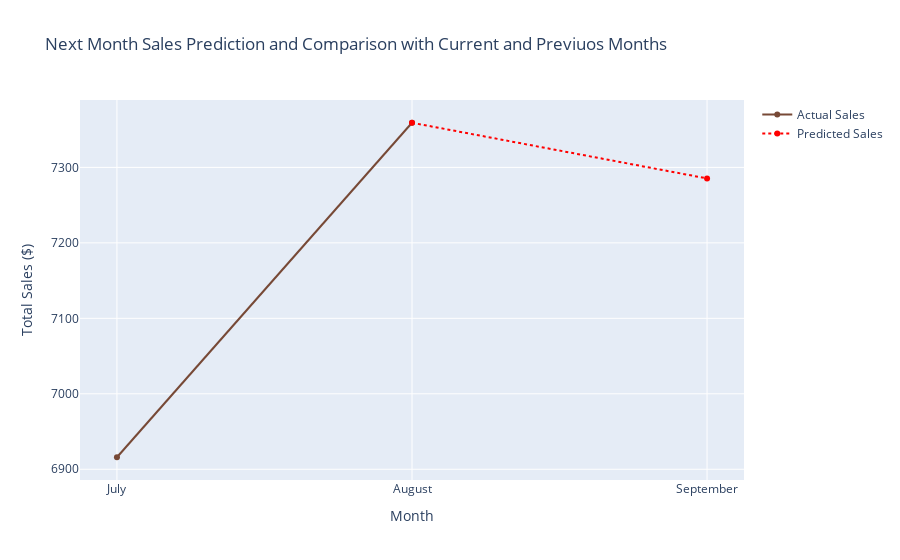

Source (notebook cell):
### Code cell
fig = go.Figure()

fig.add_trace(go.Scatter(x=results_dynamic_rf_df['Month'][:-1], y=results_dynamic_rf_df['Total Sales'][:-1],
                         mode='lines+markers', name='Actual Sales', line=dict(color='#774936')))

fig.add_trace(go.Scatter(x=results_dynamic_rf_df['Month'][-2:], y=results_dynamic_rf_df['Total Sales'][-2:],
                         mode='lines+markers', name='Predicted Sales',
                         line=dict(color='red', dash='dot')))

fig.update_layout(title='Next Month Sales Prediction and Comparison with Current and Previuos Months',
                  xaxis_title='Month',
                  yaxis_title='Total Sales ($)',
                  showlegend=True)

fig.update_traces(
    hoverlabel=dict(
        bgcolor='#774936',
        font=dict(
            color='#ffffff'
        )
    )
)

fig.show()

### Figure 1 — Plotly figure (JSON) as saved in the notebook; plotly's stock layout.template omitted (floating-point values rounded to 4 significant figures)
{"data": [{"hoverlabel": {"bgcolor": "#774936", "font": {"color": "#ffffff"}}, "line": {"color": "#774936"}, "mode": "lines+markers", "name": "Actual Sales", "type": "scatter", "x": ["July", "August"], "y": [6916.0, 7359.0]}, {"hoverlabel": {"bgcolor": "#774936", "font": {"color": "#ffffff"}}, "line": {"color": "red", "dash": "dot"}, "mode": "lines+markers", "name": "Predicted Sales", "type": "scatter", "x": ["August", "September"], "y": [7359.0, 7285.0]}], "layout": {"showlegend": true, "title": {"text": "Next Month Sales Prediction and Comparison with Current and Previuos Months"}, "xaxis": {"title": {"text": "Month"}}, "yaxis": {"title": {"text": "Total Sales ($)"}}}}
